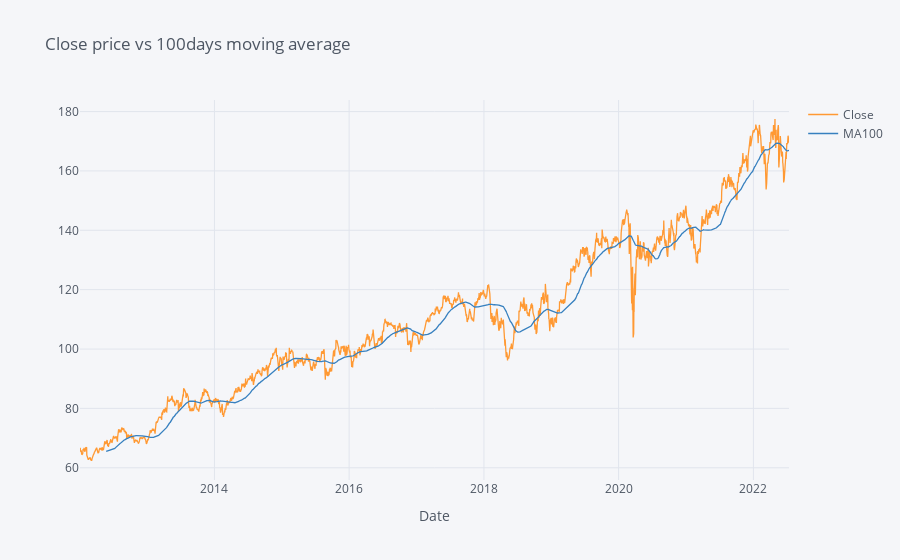

Write notebook code for a chart like this one.
### Code cell
df[['Close', 'MA100']].iplot(kind='line', title= "Close price vs 100days moving average", xaxis_title='Date')

### Figure 1 — Plotly figure (JSON) as saved in the notebook; plotly's stock layout.template omitted (floating-point values rounded to 4 significant figures; data arrays with more than 128 entries replaced by an {"elided": "..."} marker saying what was removed)
{"data": [{"line": {"color": "rgba(255, 153, 51, 1.0)", "dash": "solid", "shape": "linear", "width": 1.3}, "mode": "lines", "name": "Close", "text": "", "type": "scatter", "x": {"elided": "2649 str values"}, "y": {"elided": "2649 float values"}}, {"line": {"color": "rgba(55, 128, 191, 1.0)", "dash": "solid", "shape": "linear", "width": 1.3}, "mode": "lines", "name": "MA100", "text": "", "type": "scatter", "x": {"elided": "2649 str values"}, "y": {"elided": "2649 mixed values"}}], "layout": {"autosize": true, "legend": {"bgcolor": "#F5F6F9", "font": {"color": "#4D5663"}}, "paper_bgcolor": "#F5F6F9", "plot_bgcolor": "#F5F6F9", "title": {"font": {"color": "#4D5663"}, "text": "Close price vs 100days moving average"}, "xaxis": {"autorange": true, "gridcolor": "#E1E5ED", "range": ["2012-01-03", "2022-07-13"], "showgrid": true, "tickfont": {"color": "#4D5663"}, "title": {"font": {"color": "#4D5663"}, "text": "Date"}, "type": "date", "zerolinecolor": "#E1E5ED"}, "yaxis": {"autorange": true, "gridcolor": "#E1E5ED", "range": [55.88, 183.9], "showgrid": true, "tickfont": {"color": "#4D5663"}, "title": {"font": {"color": "#4D5663"}, "text": ""}, "type": "linear", "zerolinecolor": "#E1E5ED"}}}
